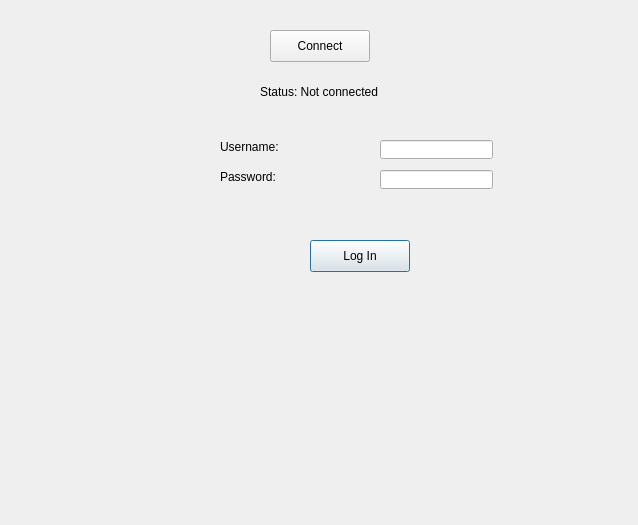
<?xml version="1.0" encoding="UTF-8"?>
<ui version="4.0">
 <class>Log_in</class>
 <widget class="QDialog" name="Log_in">
  <property name="geometry">
   <rect>
    <x>0</x>
    <y>0</y>
    <width>638</width>
    <height>525</height>
   </rect>
  </property>
  <property name="windowTitle">
   <string>Dialog</string>
  </property>
  <widget class="QPushButton" name="lg_loginPushButton">
   <property name="geometry">
    <rect>
     <x>310</x>
     <y>240</y>
     <width>100</width>
     <height>32</height>
    </rect>
   </property>
   <property name="text">
    <string>Log In</string>
   </property>
  </widget>
  <widget class="QLineEdit" name="lg_sign_up_usernameLineEdit">
   <property name="geometry">
    <rect>
     <x>380</x>
     <y>140</y>
     <width>113</width>
     <height>19</height>
    </rect>
   </property>
  </widget>
  <widget class="QLabel" name="lg_sign_up_usernameLabel">
   <property name="geometry">
    <rect>
     <x>220</x>
     <y>140</y>
     <width>71</width>
     <height>14</height>
    </rect>
   </property>
   <property name="text">
    <string>Username:</string>
   </property>
  </widget>
  <widget class="QLineEdit" name="lg_sign_up_passwordLineEdit">
   <property name="geometry">
    <rect>
     <x>380</x>
     <y>170</y>
     <width>113</width>
     <height>19</height>
    </rect>
   </property>
  </widget>
  <widget class="QLabel" name="lg_sign_up_passwordLabel">
   <property name="geometry">
    <rect>
     <x>220</x>
     <y>170</y>
     <width>71</width>
     <height>14</height>
    </rect>
   </property>
   <property name="text">
    <string>Password:</string>
   </property>
  </widget>
  <widget class="QLabel" name="statusLabel">
   <property name="geometry">
    <rect>
     <x>260</x>
     <y>80</y>
     <width>141</width>
     <height>24</height>
    </rect>
   </property>
   <property name="text">
    <string>Status: Not connected</string>
   </property>
  </widget>
  <widget class="QPushButton" name="connectButton">
   <property name="geometry">
    <rect>
     <x>270</x>
     <y>30</y>
     <width>100</width>
     <height>32</height>
    </rect>
   </property>
   <property name="text">
    <string>Connect</string>
   </property>
  </widget>
 </widget>
 <resources/>
 <connections/>
</ui>
